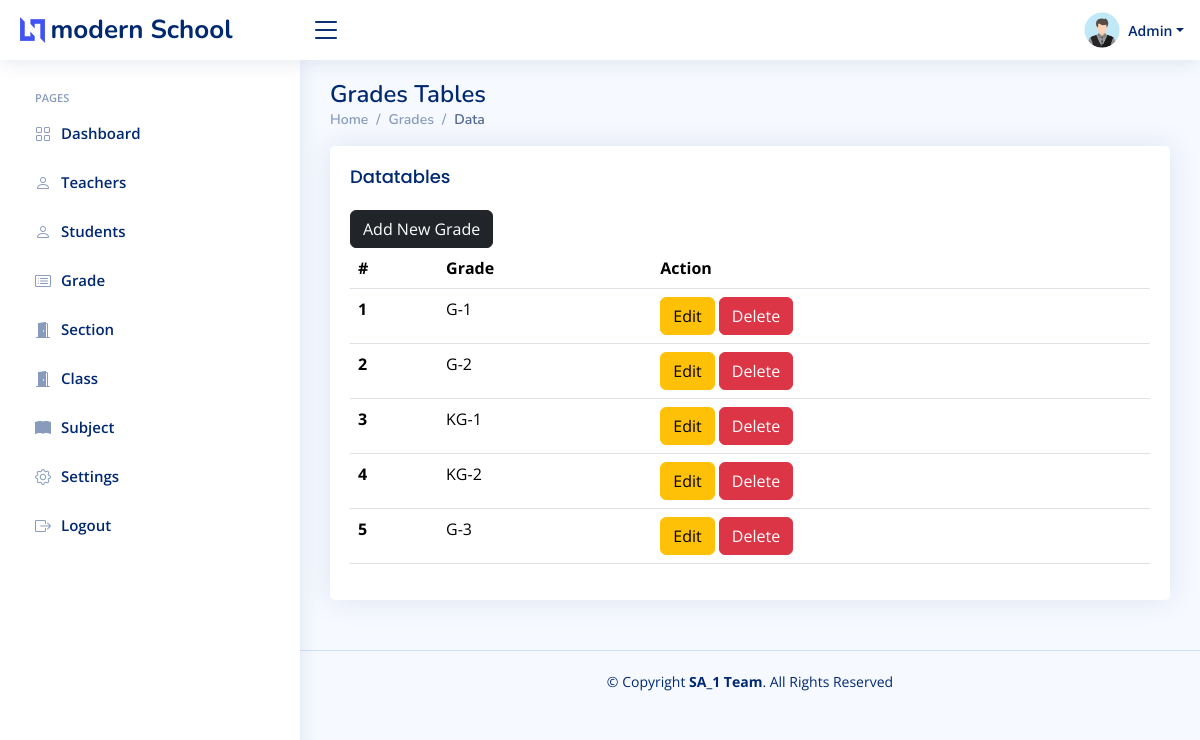
/admin/grade1.php (signed in), run on the app's committed database.
### tables this page shows
CREATE TABLE `setting` (
  `id` int(11) NOT NULL,
  `current_year` int(11) NOT NULL,
  `current_semester` varchar(11) NOT NULL,
  `school_name` varchar(100) NOT NULL,
  `slogan` varchar(300) NOT NULL,
  `about` text NOT NULL
);

CREATE TABLE `grades` (
  `grade_id` int(11) NOT NULL,
  `grade` varchar(31) NOT NULL,
  `grade_code` varchar(7) NOT NULL
);

### data/setting.php (called while the page is built)
<?php
function getSetting($conn){
   $sql = "SELECT * FROM setting";
   $stmt = $conn->prepare($sql);
   $stmt->execute();
   if ($stmt->rowCount() == 1) {
     $settings = $stmt->fetch();
     return $settings;
   }else {
    return 0;
   }
}
?>

### admin/data/grade.php (called while the page is built, shortened)
<?php
function getAllGrades($conn){
   $sql = "SELECT * FROM grades";
   $stmt = $conn->prepare($sql);
   $stmt->execute();
   if ($stmt->rowCount() >= 1) {
     $grades = $stmt->fetchAll();
     return $grades;
   }else {
    return 0;
   }
}

### admin/grade1.php (the view, shortened to what this page needs)
<?php
if (isset($_SESSION['admin_id']) &&
isset($_SESSION['role'])) {
if ($_SESSION['role'] == 'Admin') {
include "../DB_connection.php";
include "data/grade.php";
$grades = getAllGrades($conn);
?>
<!DOCTYPE html>
<html lang="en">
<head>
    <link href="assets/vendor/bootstrap/css/bootstrap.min.css" rel="stylesheet">
    <link href="assets/vendor/bootstrap-icons/bootstrap-icons.css" rel="stylesheet">
    <link href="assets/vendor/boxicons/css/boxicons.min.css" rel="stylesheet">
    <link href="assets/vendor/quill/quill.snow.css" rel="stylesheet">
    <link href="assets/vendor/quill/quill.bubble.css" rel="stylesheet">
    <link href="assets/vendor/remixicon/remixicon.css" rel="stylesheet">
    <link href="assets/vendor/simple-datatables/style.css" rel="stylesheet">
    <link href="assets/css/style.css" rel="stylesheet">
</head>
<body>
    <?php
    include "inc/header.php";
    ?>
    <main id="main" class="main">
        <div class="pagetitle">
            <h1>Grades Tables</h1>
            <nav>
                <ol class="breadcrumb">
                    <li class="breadcrumb-item"><a href="index.html">Home</a></li>
                    <li class="breadcrumb-item">Grades</li>
                    <li class="breadcrumb-item active">Data</li>
                </ol>
            </nav>
        </div>
        <section class="section">
            <div class="row">
                <div class="col-lg-12">
                    <?php
                    include "inc/sidebar.php";
                        ?>
                    <div class="card">
                        <div class="card-body">
                            <h5 class="card-title">Datatables</h5>
                            <a href="grade-add1.php"
                               class="btn btn-dark">Add New Grade</a>
                            <table class="table datatable">
                                <thead>
                                    <tr>
                                        <th scope="col">#</th>
                                        <th scope="col">Grade</th>
                                        <th scope="col">Action</th>
                                    </tr>
                                </thead>
                                <tbody>
                                <?php
                                if ($grades != 0) {
                                $i = 0; foreach ($grades as $grade ) {
                                    $i++;  ?>
                                    <tr>
                                        <th scope="row"><?=$i?></th>
                                        <td>
                                            <?php
                                            echo $grade['grade_code'].'-'.
                                                $grade['grade'];
                                            ?>
                                        </td>
                                        <td>
                                            <a href="grade-edit1.php?grade_id=<?=$grade['grade_id']?>"
                                               class="btn btn-warning">Edit</a>
                                            <a href="grade-delete.php?grade_id=<?=$grade['grade_id']?>"
                                               class="btn btn-danger">Delete</a>
                                        </td>
                                    </tr>
                                <?php } }?>
                                </tbody>
                            </table>
                        </div>
                    </div>
                </div>
            </div>
        </section>
    </main>
    <?php
    include "inc/footer.php";
    ?>
</body>
</html>
    <?php
}else {
    header("Location: ../login.php");
    exit;
}
}else {
    header("Location: ../login.php");
    exit;
}
?>

### admin/inc/header.php (shortened to what this page needs)
<?php
include "../data/setting.php";
$setting = getSetting($conn);
if ($setting != 0) {
?>
<header id="header" class="header fixed-top d-flex align-items-center">
    <div class="d-flex align-items-center justify-content-between">
        <a href="../index.php" class="logo d-flex align-items-center">
            <img src="assets/img/logo.png" alt="">
            <span class="d-none d-lg-block"><?=$setting['school_name']?></span>
        </a>
        <i class="bi bi-list toggle-sidebar-btn"></i>
    </div>
    <nav class="header-nav ms-auto">
        <ul class="d-flex align-items-center">
            <li class="nav-item dropdown pe-3">
                <a class="nav-link nav-profile d-flex align-items-center pe-0" href="#" data-bs-toggle="dropdown">
                    <img src="../img/student-male.png"  alt="Profile" class="rounded-circle">
                    <span class="d-none d-md-block dropdown-toggle ps-2">Admin</span>
                </a>
            </li>
        </ul>
    </nav>
</header>
<?php }else {
    header("Location: login.php");
    exit;
}  ?>

### admin/assets/css/style.css (style rules this page uses)
:root { scroll-behavior: smooth; }
body { font-family: "Open Sans", sans-serif; background: #f6f9ff; color: #444444; }
a { color: #4154f1; text-decoration: none; }
h1, h2, h3, h4, h5, h6 { font-family: "Nunito", sans-serif; }
#main { margin-top: 60px; padding: 20px 30px; transition: all 0.3s; }
.pagetitle { margin-bottom: 10px; }
.pagetitle h1 { font-size: 24px; margin-bottom: 0; font-weight: 600; color: #012970; }
.card { margin-bottom: 30px; border: none; border-radius: 5px; box-shadow: 0px 0 30px rgba(1, 41, 112, 0.1); }
.card-title { padding: 20px 0 15px 0; font-size: 18px; font-weight: 500; color: #012970; font-family: "Poppins", sans-serif; }
.card-body { padding: 0 20px 20px 20px; }
.breadcrumb { font-size: 14px; font-family: "Nunito", sans-serif; color: #899bbd; font-weight: 600; }
.breadcrumb a { color: #899bbd; transition: 0.3s; }
.breadcrumb .breadcrumb-item::before { color: #899bbd; }
.breadcrumb .active { color: #51678f; font-weight: 600; }
.logo { line-height: 1; }
@media (min-width: 1200px) { .logo { width: 280px; } }
.logo img { max-height: 26px; margin-right: 6px; }
.logo span { font-size: 26px; font-weight: 700; color: #012970; font-family: "Nunito", sans-serif; }
.header { transition: all 0.5s; z-index: 997; height: 60px; box-shadow: 0px 2px 20px rgba(1, 41, 112, 0.1); background-color: #fff; padding-left: 20px; }
.header .toggle-sidebar-btn { font-size: 32px; padding-left: 10px; cursor: pointer; color: #012970; }
.header-nav ul { list-style: none; }
.header-nav>ul { margin: 0; padding: 0; }
.header-nav .nav-profile { color: #012970; }
.header-nav .nav-profile img { max-height: 36px; }
.header-nav .nav-profile span { font-size: 14px; font-weight: 600; }
@media (min-width: 1200px) { #main, #footer { margin-left: 300px; } }

### data on the page
setting: school_name "modern School"
grades: grade_code "G", grade "1"
grades: grade_code "G", grade "2"
grades: grade_code "KG", grade "1"
grades: grade_code "KG", grade "2"
grades: grade_code "G", grade "3"
